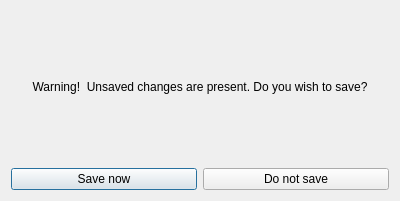
<?xml version="1.0" encoding="UTF-8"?>
<ui version="4.0">
 <class>UnsavedChangesDialog</class>
 <widget class="QDialog" name="UnsavedChangesDialog">
  <property name="geometry">
   <rect>
    <x>0</x>
    <y>0</y>
    <width>400</width>
    <height>201</height>
   </rect>
  </property>
  <property name="windowTitle">
   <string>Dialog</string>
  </property>
  <layout class="QVBoxLayout" name="verticalLayout">
   <item>
    <widget class="QLabel" name="label_WarningMessage">
     <property name="text">
      <string>Warning!  Unsaved changes are present. Do you wish to save?</string>
     </property>
     <property name="alignment">
      <set>Qt::AlignCenter</set>
     </property>
     <property name="wordWrap">
      <bool>true</bool>
     </property>
    </widget>
   </item>
   <item>
    <layout class="QHBoxLayout" name="horizontalLayout">
     <item>
      <widget class="QPushButton" name="pushButton_SaveNow">
       <property name="text">
        <string>Save now</string>
       </property>
      </widget>
     </item>
     <item>
      <widget class="QPushButton" name="pushButton_DoNotSave">
       <property name="text">
        <string>Do not save</string>
       </property>
      </widget>
     </item>
    </layout>
   </item>
  </layout>
 </widget>
 <resources/>
 <connections/>
</ui>
